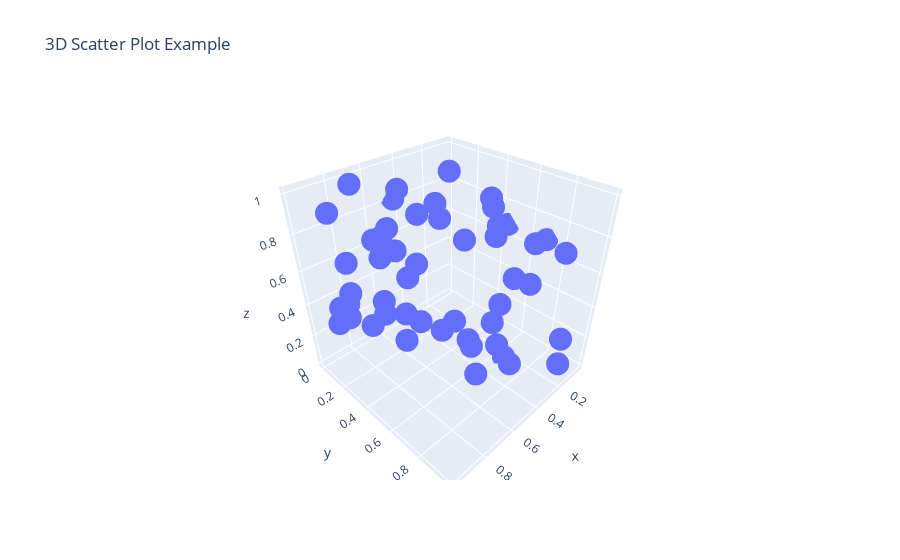

Notebook cell for this chart:
### Markdown cell above
13. Create a 3D scatter plot using Plotly.

### Code cell
import plotly.express as px
import pandas as pd
import numpy as np

df = pd.DataFrame({'x': np.random.rand(50),
                    'y': np.random.rand(50),
                    'z': np.random.rand(50)})

fig = px.scatter_3d(df, x='x', y='y', z='z', title="3D Scatter Plot Example")
fig.show()
